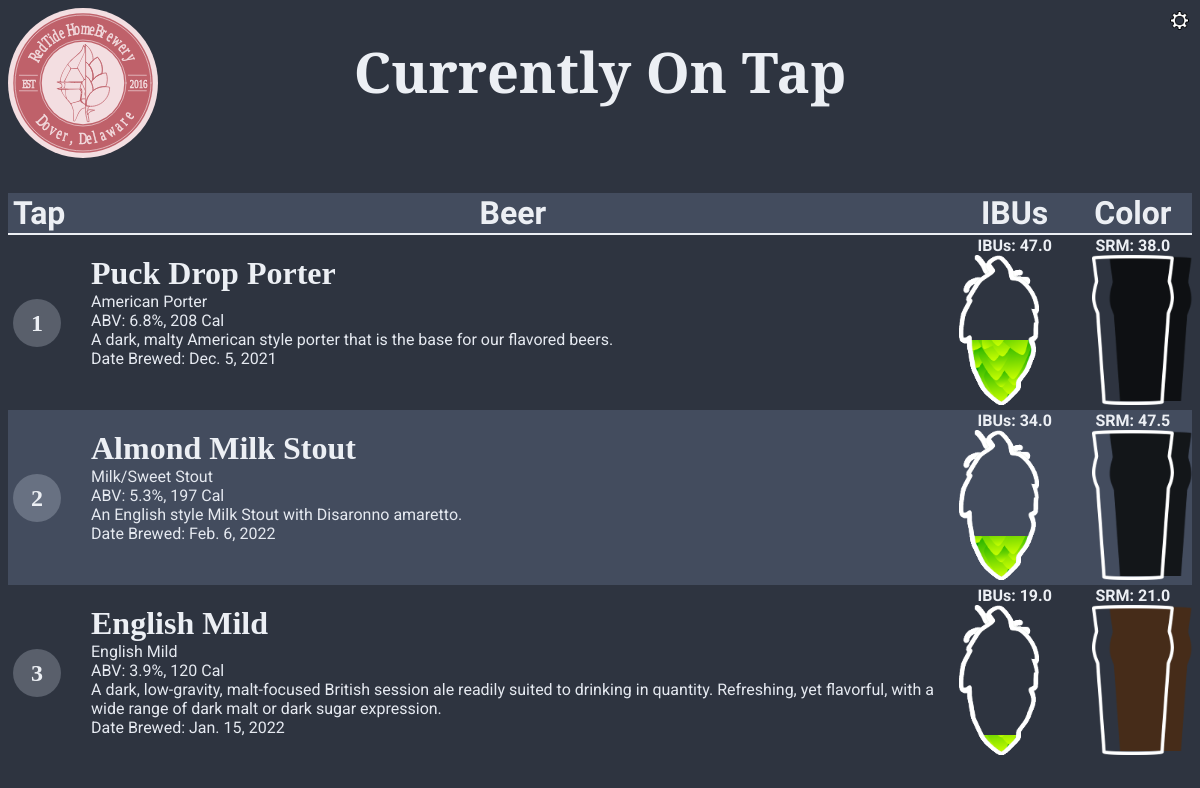
The page / on the database its author committed.
### taplist/models.py (models this page shows, shortened)
class beer(models.Model):
	brew_name = models.TextField()
	style = models.TextField(max_length = 255, null = True)
	OG = models.FloatField(null = True)
	FG = models.FloatField(null = True)
	date_brewed = models.DateField(null = True)
	SRM = models.FloatField(null = True)
	IBU = models.FloatField(null = True)
	ABV = models.FloatField(null = True, blank = True)
	calories = models.FloatField(null = True, blank = True)
	tasting_notes = models.TextField(null = True)
	tap = models.CharField(max_length = 1, null = True, choices = TAPS)
	kegged = models.BooleanField(default = False)
	empty = models.BooleanField(default = False)
	class Meta:
		ordering = ["tap"]
	@property
	def srm_RGB(self):
		srm_list = dict([("0.0", "252,252,243"), ("0.1", "248,248,230"), ("0.2", "248,248,220"), ("0.3", "247,247,199"), ("0.4", "244,249,185"), ("0.5", "247,249,180"), ("0.6", "248,249,178"), ("0.7", "244,246,169"), ("0.8", "245,247,166"), ("0.9", "246,247,156"), ("1.0", "243,249,147"), ("1.1", "246,248,141"), ("1.2", "246,249,136"), ("1.3", "245,250,128"), ("1.4", "246,249,121"), ("1.5", "248,249,114"), ("1.6", "243,249,104"), ("1.7", "246,248,107"), ("1.8", "248,247,99"), ("1.9", "245,247,92"), ("2.0", "248,247,83"), ("2.1", "244,248,72"), ("2.2", "248,247,73"), ("2.3", "246,247,62"), ("2.4", "241,248,53"), ("2.5", "244,247,48"), ("2.6", "246,249,40"), ("2.7", "243,249,34"), ("2.8", "245,247,30"), ("2.9", "248,245,22"), ("3.0", "246,245,19"), ("3.1", "244,242,22"), ("3.2", "244,240,21"), ("3.3", "243,242,19"), ("3.4", "244,238,24"), ("3.5", "244,237,29"), ("3.6", "238,233,22"), ("3.7", "240,233,23"), ("3.8", "238,231,25"), ("3.9", "234,230,21"), ("4.0", "236,230,26"), ("4.1", "230,225,24"), ("4.2", "232,225,25"), ("4.3", "230,221,27"), ("4.4", "224,218,23"), ("4.5", "229,216,31"), ("4.6", "229,214,30"), ("4.7", "223,213,26"), ("4.8", "226,213,28"), ("4.9", "223,209,29"), ("5.0", "224,208,27"), ("5.1", "224,204,32"), ("5.2", "221,204,33"), ("5.3", "220,203,29"), ("5.4", "218,200,32"), ("5.5", "220,197,34"), ("5.6", "218,196,41"), ("5.7", "217,194,43"), ("5.8", "216,192,39"), ("5.9", "213,190,37"), ("6.0", "213,188,38"), ("6.1", "212,184,39"), ("6.2", "214,183,43"), ("6.3", "213,180,45"), ("6.4", "210,179,41"), ("6.5", "208,178,42"), ("6.6", "208,176,46"), ("6.7", "204,172,48"), ("6.8", "204,172,52"), ("6.9", "205,170,55"), ("7.0", "201,167,50"), ("7.1", "202,167,52"), ("7.2", "201,166,51"), ("7.3", "199,162,54"), ("7.4", "198,160,56"), ("7.5", "200,158,60"), ("7.6", "194,156,54"), ("7.7", "196,155,54"), ("7.8", "198,151,60"), ("7.9", "193,150,60"), ("8.0", "191,146,59"), ("8.1", "190,147,57"), ("8.2", "190,147,59"), ("8.3", "190,145,60"), ("8.4", "186,148,56"), ("8.5", "190,145,58"), ("8.6", "193,145,59"), ("8.7", "190,145,58"), ("8.8", "191,143,59"), ("8.9", "191,141,61"), ("9.0", "190,140,58"), ("9.1", "192,140,61"), ("9.2", "193,138,62"), ("9.3", "192,137,59"), ("9.4", "193,136,59"), ("9.5", "195,135,63"), ("9.6", "191,136,58"), ("9.7", "191,134,67"), ("9.8", "193,131,67"), ("9.9", "190,130,58"), ("10.0", "191,129,58"), ("10.1", "191,131,57"), ("10.2", "191,129,58"), ("10.3", "191,129,58"), ("10.4", "190,129,55"), ("10.5", "191,127,59"), ("10.6", "194,126,59"), ("10.7", "188,128,54"), ("10.8", "190,124,55"), ("10.9", "193,122,55"), ("11.0", "190,124,55"), ("11.1", "194,121,59"), ("11.2", "193,120,56"), ("11.3", "190,119,52"), ("11.4", "182,117,54"), ("11.5", "196,116,59"), ("11.6", "191,118,56"), ("11.7", "190,116,57"), ("11.8", "191,115,58"), ("11.9", "189,115,56"), ("12.0", "191,113,56"), ("12.1", "191,113,53"), ("12.2", "188,112,57"), ("12.3", "190,112,55"), ("12.4", "184,110,52"), ("12.5", "188,109,55"), ("12.6", "189,109,55"), ("12.7", "186,106,50"), ("12.8", "190,103,52"), ("12.9", "189,104,54"), ("13.0", "188,103,51"), ("13.1", "188,103,51"), ("13.2", "186,101,51"), ("13.3", "186,102,56"), ("13.4", "185,100,56"), ("13.5", "185,98,59"), ("13.6", "183,98,54"), ("13.7", "181,100,53"), ("13.8", "182,97,55"), ("13.9", "177,97,51"), ("14.0", "178,96,51"), ("14.1", "176,96,49"), ("14.2", "177,96,55"), ("14.3", "178,95,55"), ("14.4", "171,94,55"), ("14.5", "171,92,56"), ("14.6", "172,93,59"), ("14.7", "168,92,55"), ("14.8", "169,90,54"), ("14.9", "168,88,57"), ("15.0", "165,89,54"), ("15.1", "166,88,54"), ("15.2", "165,88,58"), ("15.3", "161,88,52"), ("15.4", "163,85,55"), ("15.5", "160,86,56"), ("15.6", "158,85,57"), ("15.7", "158,86,54"), ("15.8", "159,84,57"), ("15.9", "156,83,53"), ("16.0", "152,83,54"), ("16.1", "150,83,55"), ("16.2", "150,81,56"), ("16.3", "146,81,56"), ("16.4", "147,79,54"), ("16.5", "147,79,55"), ("16.6", "146,78,54"), ("16.7", "142,77,51"), ("16.8", "143,79,53"), ("16.9", "142,77,54"), ("17.0", "141,76,50"), ("17.1", "140,75,50"), ("17.2", "138,73,49"), ("17.3", "135,70,45"), ("17.4", "136,71,49"), ("17.5", "140,72,49"), ("17.6", "128,70,45"), ("17.7", "129,71,46"), ("17.8", "130,69,47"), ("17.9", "123,69,45"), ("18.0", "124,69,45"), ("18.1", "121,66,40"), ("18.2", "120,67,40"), ("18.3", "119,64,38"), ("18.4", "116,63,34"), ("18.5", "120,63,35"), ("18.6", "120,62,37"), ("18.7", "112,63,35"), ("18.8", "111,62,36"), ("18.9", "109,60,34"), ("19.0", "107,58,30"), ("19.1", "106,57,31"), ("19.2", "107,56,31"), ("19.3", "105,56,28"), ("19.4", "105,56,28"), ("19.5", "104,52,31"), ("19.6", "102,53,27"), ("19.7", "100,53,26"), ("19.8", "99,52,25"), ("19.9", "93,53,24"), ("20.0", "93,52,26"), ("20.1", "89,49,20"), ("20.2", "90,50,21"), ("20.3", "91,48,20"), ("20.4", "83,48,15"), ("20.5", "88,48,17"), ("20.6", "86,46,17"), ("20.7", "81,45,15"), ("20.8", "83,44,15"), ("20.9", "81,45,15"), ("21.0", "78,42,12"), ("21.1", "77,43,12"), ("21.2", "75,41,12"), ("21.3", "74,41,5"), ("21.4", "78,40,23"), ("21.5", "83,43,46"), ("21.6", "78,43,41"), ("21.7", "78,40,41"), ("21.8", "76,41,41"), ("21.9", "74,39,39"), ("22.0", "74,39,39"), ("22.1", "69,39,35"), ("22.2", "70,37,37"), ("22.3", "68,38,36"), ("22.4", "64,35,34"), ("22.5", "64,35,34"), ("22.6", "62,33,32"), ("22.7", "58,33,31"), ("22.8", "61,33,31"), ("22.9", "58,33,33"), ("23.0", "54,31,27"), ("23.1", "52,29,28"), ("23.2", "52,29,28"), ("23.3", "49,28,27"), ("23.4", "48,27,26"), ("23.5", "48,27,26"), ("23.6", "44,25,25"), ("23.7", "44,25,23"), ("23.8", "42,24,26"), ("23.9", "40,23,22"), ("24.0", "38,23,22"), ("24.1", "38,23,22"), ("24.2", "38,23,22"), ("24.3", "38,23,22"), ("24.4", "38,23,22"), ("24.5", "38,23,22"), ("24.6", "38,23,22"), ("24.7", "38,23,22"), ("24.8", "38,23,22"), ("24.9", "38,23,22"), ("25.0", "38,23,22"), ("25.1", "38,23,22"), ("25.2", "38,23,22"), ("25.3", "38,23,22"), ("25.4", "38,23,22"), ("25.5", "38,23,22"), ("25.6", "38,23,24"), ("25.7", "25,16,15"), ("25.8", "25,16,15"), ("25.9", "25,16,15"), ("26.0", "25,16,15"), ("26.1", "25,16,15"), ("26.2", "25,16,15"), ("26.3", "25,16,15"), ("26.4", "25,16,15"), ("26.5", "25,16,15"), ("26.6", "25,16,15"), ("26.7", "25,16,15"), ("26.8", "25,16,15"), ("26.9", "25,16,15"), ("27.0", "25,16,15"), ("27.1", "25,16,15"), ("27.2", "25,16,15"), ("27.3", "18,13,12"), ("27.4", "18,13,12"), ("27.5", "18,13,12"), ("27.6", "18,13,12"), ("27.7", "18,13,12"), ("27.8", "18,13,12"), ("27.9", "18,13,12"), ("28.0", "18,13,12"), ("28.1", "18,13,12"), ("28.2", "18,13,12"), ("28.3", "18,13,12"), ("28.4", "18,13,12"), ("28.5", "18,13,12"), ("28.6", "18,13,12"), ("28.7", "17,13,10"), ("28.8", "18,13,12"), ("28.9", "16,11,10"), ("29.0", "16,11,10"), ("29.1", "16,11,10"), ("29.2", "16,11,10"), ("29.3", "16,11,10"), ("29.4", "16,11,10"), ("29.5", "16,11,10"), ("29.6", "16,11,10"), ("29.7", "16,11,10"), ("29.8", "16,11,10"), ("29.9", "16,11,10"), ("30.0", "16,11,10"), ("30.1", "16,11,10"), ("30.2", "16,11,10"), ("30.3", "16,11,10"), ("30.4", "16,11,10"), ("30.5", "14,9,8"), ("30.6", "15,10,9"), ("30.7", "14,9,8"), ("30.8", "14,9,8"), ("30.9", "14,9,8"), ("31.0", "14,9,8"), ("31.1", "14,9,8"), ("31.2", "14,9,8"), ("31.3", "14,9,8"), ("31.4", "14,9,8"), ("31.5", "14,9,8"), ("31.6", "14,9,8"), ("31.7", "14,9,8"), ("31.8", "14,9,8"), ("31.9", "14,9,8"), ("32.0", "15,11,8"), ("32.1", "12,9,7"), ("32.2", "12,9,7"), ("32.3", "12,9,7"), ("32.4", "12,9,7"), ("32.5", "12,9,7"), ("32.6", "12,9,7"), ("32.7", "12,9,7"), ("32.8", "12,9,7"), ("32.9", "12,9,7"), ("33.0", "12,9,7"), ("33.1", "12,9,7"), ("33.2", "12,9,7"), ("33.3", "12,9,7"), ("33.4", "12,9,7"), ("33.5", "12,9,7"), ("33.6", "12,9,7"), ("33.7", "10,7,7"), ("33.8", "10,7,5"), ("33.9", "8,7,7"), ("34.0", "8,7,7"), ("34.1", "8,7,7"), ("34.2", "8,7,7"), ("34.3", "8,7,7"), ("34.4", "8,7,7"), ("34.5", "8,7,7"), ("34.6", "8,7,7"), ("34.7", "8,7,7"), ("34.8", "8,7,7"), ("34.9", "8,7,7"), ("35.0", "8,7,7"), ("35.1", "8,7,7"), ("35.2", "8,7,7"), ("35.3", "7,6,6"), ("35.4", "7,6,6"), ("35.5", "7,6,6"), ("35.6", "7,6,6"), ("35.7", "7,6,6"), ("35.8", "7,6,6"), ("35.9", "7,6,6"), ("36.0", "7,6,6"), ("36.1", "7,6,6"), ("36.2", "7,6,6"), ("36.3", "7,6,6"), ("36.4", "7,6,6"), ("36.5", "7,6,6"), ("36.6", "7,6,6"), ("36.7", "7,7,4"), ("36.8", "6,6,3"), ("36.9", "6,5,5"), ("37.0", "4,5,4"), ("37.1", "4,5,4"), ("37.2", "4,5,4"), ("37.3", "4,5,4"), ("37.4", "4,5,4"), ("37.5", "4,5,4"), ("37.6", "4,5,4"), ("37.7", "4,5,4"), ("37.8", "4,5,4"), ("37.9", "4,5,4"), ("38.0", "4,5,4"), ("38.1", "4,5,4"), ("38.2", "4,5,4"), ("38.3", "4,5,4"), ("38.4", "4,5,4"), ("38.5", "3,4,3"), ("38.6", "4,5,4"), ("38.7", "3,4,3"), ("38.8", "3,4,3"), ("38.9", "3,4,3"), ("39.0", "3,4,3"), ("39.1", "3,4,3"), ("39.2", "3,4,3"), ("39.3", "3,4,3"), ("39.4", "3,4,3"), ("39.5", "3,4,3"), ("39.6", "3,4,3"), ("39.7", "3,4,3"), ("39.8", "3,4,3"), ("39.9", "3,4,3"), ("40.0", "3,4,3")])
		brew_srm = self.SRM
		srmcolor = srm_list[str(brew_srm)]
		return srmcolor
	@property
	def ibu_size(self):
		return 160 - (self.IBU / 100 * 160)
	@property
	def abv_calc(self):
		return ((76.08 * (self.OG - self.FG)) / (1.775 - self.OG)) * (self.FG / 0.794)
	@property
	def cal_calc(self):
		cal_alc = 1881.22 * self.FG * (self.OG - self.FG) / (1.775 - self.OG)
		cal_carb = 3550 * self.FG * ((0.1808 * self.OG) + (0.8192 * self.FG) - 1.0004)
		return cal_alc + cal_carb

### taplist/views.py (the view)
# urls.py: path('', views.index, name='index'),
def index(request):
	beers = beer.objects.filter(kegged = 'True')
	return render(request, 'taplist.html', {'beer': beers})

### taplist/templates/taplist.html (shortened to what this page needs)
<!DOCTYPE html>
<html>
    {% load static %}
    <head>
    </head>
    <link rel="stylesheet" type="text/css" href="{% static 'taplist.css' %}" />
    <body>
        <div class = 'header'>
            <div class = 'header left'>
                <img src = "{% static 'images/logo_crest.svg' %}" height = "150">
            </div>
            <div class = "header center">
                <h1 id = 'title'>Currently On Tap</h1>
            </div>
            <div class = "header right">
                <a href="{% url 'admin:index' %}"><img src="{% static 'images/gear.png' %}" height = "25" width = "25"></a>
            </div>
        </div>
        <table>
            <thead>
                <tr>
                    <th class = "tap-head">Tap</th>
                    <th class = "name-head">Beer</th>
                    <th class = "ibu-head">IBUs</th>
                    <th class = "srm-head">Color</th>
                </tr>
            </thead>
        </table>
        {% for brew in beer %}
        <table>
            <tbody>
                <tr class = "{% if forloop.counter|divisibleby:2 %}altrow{% endif %}">
                    <td class = "tap-body">
                        <span class = "tapcircle">{{brew.tap}}</span>
                    </td>
                    <td class = "name-body">
                        <h1 class = "name">{{brew.brew_name}}</h1>
                        <h2 class = "subhead"> {{brew.style}}</h2>
                        <h2 class = "subhead">ABV: {{brew.abv_calc | floatformat }}%, {{brew.cal_calc | floatformat:"0"}} Cal</h2>
                        <p>{{brew.tasting_notes}}</p>
                        <p>Date Brewed: {{brew.date_brewed}}</p>
                    </td>
                    <td class = "ibu-body">
                        <h4>IBUs: {{brew.IBU}}</h4>
                        <div class = "ibu-container">
                            <div class = "ibu-full">
                                <img src="{% static 'images/ibu.png' %}" height = "150">
                            </div>
                        </div>
                    </td>
                    <td class = "srm-body">
                        <h4>SRM: {{brew.SRM}}</h4>
                        <div class = "srm-container">
                            {% if brew.SRM > 40 %}
                                <div class = "srm-stroke"><img src="{% static 'images/pint.png' %}" height = "150"></div>
                            {% else %}
                                <div class = "srm-stroke"><img src="{% static 'images/pint.png' %}" height = "150"></div>
                            {% endif %}
                        </div>
                    </td>
                </tr>
            </tbody>
        </table>
        {% endfor %}
    </body>

### taplist/static/taplist.css (style rules this page uses)
body { background-color: #2E3440; }
.header { width: 100%; height: 150px; margin-bottom: 10px; }
.left { width: 25%; height: 150px; float: left; color: #ECEFF4; font-weight: bold; text-align: left; }
.center { width: 50%; height: 150px; text-align: center; float: left; font: 1.75em 'Playfair Display', serif; color: #ECEFF4; vertical-align: middle; padding-top:25px; }
.right { width: 25%; float: right; color: #ECEFF4; font-weight: bold; text-align: right; height: 150px; margin: 5; }
h1 { margin: 0; color: #ECEFF4; text-align: left; }
#title { text-align: center; }
h2 { margin: 0; font: 1em 'Roboto', sans-serif; text-align: left; color: #E5E9F0; }
h3, p { margin: 0; font: 1em 'Roboto', sans-serif; text-align: left; color: #E5E9F0; }
h4 { margin: 0; font: 1em 'Roboto', sans-serif; text-align: center; font-weight: bold; vertical-align: bottom; }
table { width: 100%; border-collapse: collapse; }
table th, table td { padding: 1px 5px; text-align: center; vertical-align: top; color: #ECEFF4; }
table th:first-child, table td:first-child { border-left: none; }
table thead th { min-height:35px; font: 2em Oswald; color: #ECEFF4; font-weight: bold; vertical-align: top; border-bottom: 2px #ECEFF4 solid; }
table thead { background-color: rgba(67, 76, 94, 1); padding: 0px; margin: auto; }
table tbody { background-color: rgba(46, 52, 64, 1); padding: 0px; margin: auto; }
.altrow { background-color: rgba(67, 76, 94, 1); }
table .tap-head { width: 5%; vertical-align: middle; }
table .name-head { width: 75%; vertical-align: middle; }
table .ibu-head { width: 10%; vertical-align: middle; }
table .srm-head { width: 10%; vertical-align: middle; }
table .tap-body { width: 5%; vertical-align: middle; }
table .name-body { width: 75%; margin: 5px; padding-left: 20px; padding-top: 20px; }
table .ibu-body { width: 10%; }
table .ibu-container { position: relative; }
table .ibu-full { position: absolute; z-index: 0; padding-left: 20px; height: 160px; width: 85.6px; right: 25%; }
table .srm-body { width: 10%; }
table .srm-container { position: relative; }
table .srm-stroke { position: relative; z-index: 1; }
span.tapcircle { background-color: rgba(216, 222, 233, 0.25); border-radius: 1em; -moz-border-radius: 1em; -webkit-border-radius: 1em; color: #ECEFF4; display: inline-block; font-weight: bold; line-height: 2em; margin-right: 5px; text-align: center; width: 2em; font-size: 1.5em; }

### rows shown on the page
beer: tap "1", brew_name "Puck Drop Porter", style "American Porter", abv_calc "6.8", cal_calc "208", tasting_notes "A dark, malty American style porter that is the base for our flavored beers.", date_brewed "Dec. 5, 2021", IBU "47.0", SRM "38.0"
beer: tap "2", brew_name "Almond Milk Stout", style "Milk/Sweet Stout", abv_calc "5.3", cal_calc "197", tasting_notes "An English style Milk Stout with Disaronno amaretto.", date_brewed "Feb. 6, 2022", IBU "34.0", SRM "47.5"
beer: tap "3", brew_name "English Mild", style "English Mild", abv_calc "3.9", cal_calc "120", tasting_notes "A dark, low-gravity, malt-focused British session ale readily suited to drinking in quantity. Refreshing, yet flavorful, with a wide range of dark malt or dark sugar expression.", date_brewed "Jan. 15, 2022", IBU "19.0", SRM "21.0"
